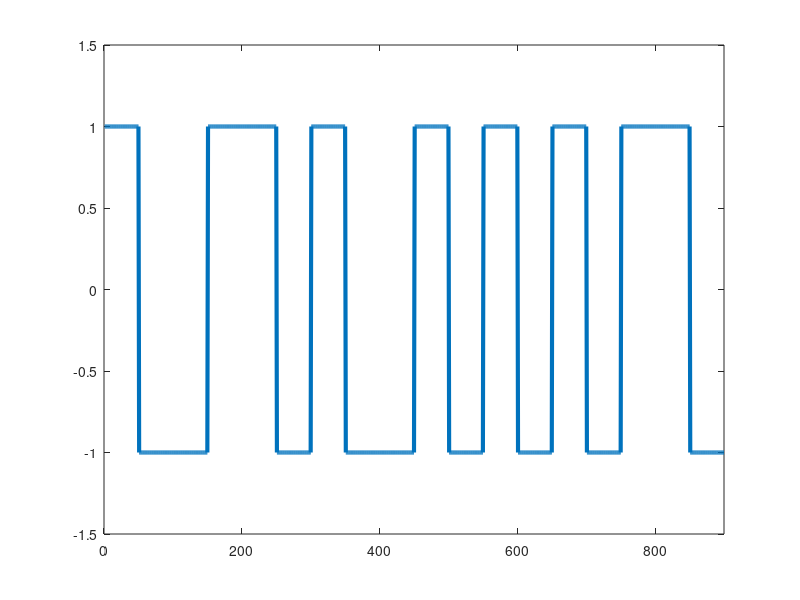

Recreate this plot in MATLAB.
input_data = [0 1 0 0 1 1 1 1 0];
bit_duration = 100;
time = 1:1:bit_duration*length(input_data);

%modulation
output_data = zeros(1, bit_duration*length(input_data));
index = 1;
for i=1:length(input_data)
  if input_data(i)==0
    for j=1:bit_duration/2
      output_data(index) = 1;
      index = index + 1;
    endfor
    for j=1:bit_duration/2
      output_data(index) = -1;
      index = index + 1;
    endfor
  else
    for j=1:bit_duration/2
      output_data(index) = -1;
      index = index + 1;
    endfor
    for j=1:bit_duration/2
      output_data(index) = 1;
      index = index + 1;
    endfor
  endif
endfor
plot(time, output_data, 'LineWidth', 3);
xlim([0 length(time)]);
ylim([-1.5 1.5]);

% demodulation
demodulated_data = zeros(1, length(output_data)/bit_duration);
index = 1;
for i = 1:bit_duration:length(output_data)
  if output_data(i) == 1
    demodulated_data(index) = 0;
    index = index + 1;
  else
    demodulated_data(index) = 1;
    index = index + 1;
  endif
endfor
demodulated_data